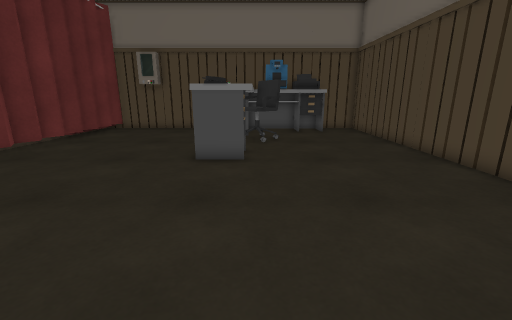
[1] (above)

15 first-person views from a walk through a scene from a Unity 3-D project. The camera is 1.2 m above the floor, tilts 14° down and sees 90° across. Doors are open. The floor is counted in squares, 0.5 m on a side. Each view is taken from the middle of a square. On the plan, view 1 faces up. The plan holds only what a view shows up to about 17 squares ahead; the rest is blank. The place goes on beyond the plan. The player character is not drawn. Some surface patterns are stand-ins.

[2]
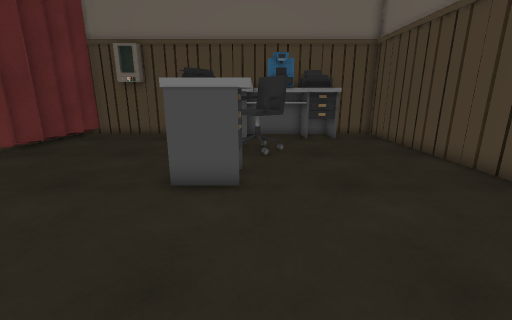

[3]
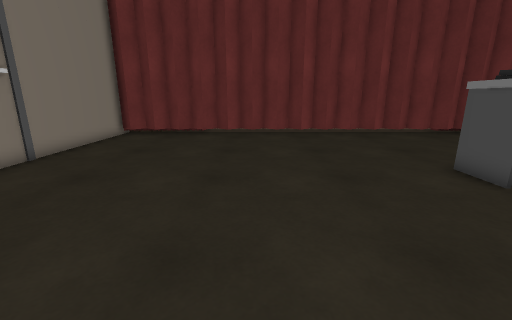

[4]
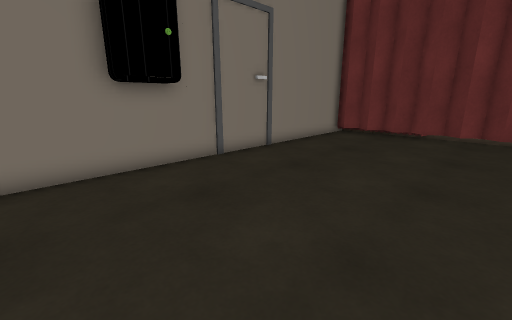

[5]
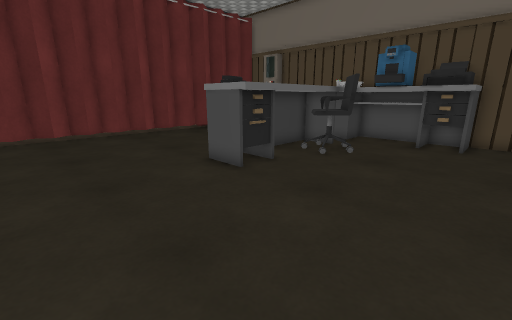

[6]
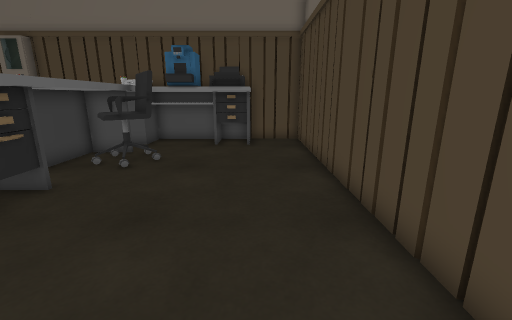

[7]
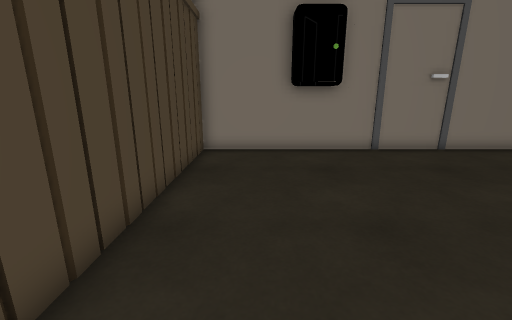

[8]
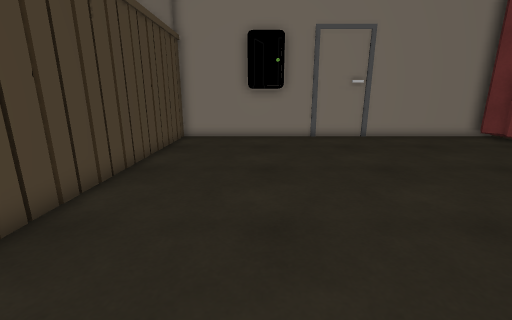

[9]
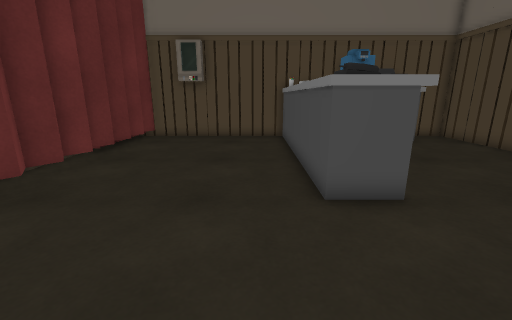

[10]
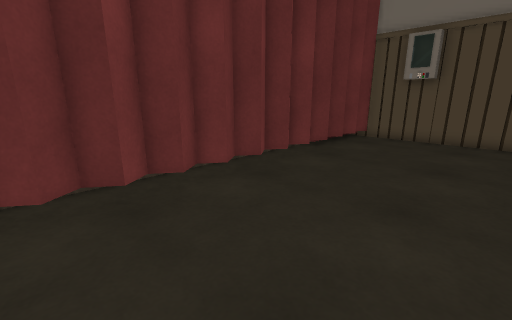

[11]
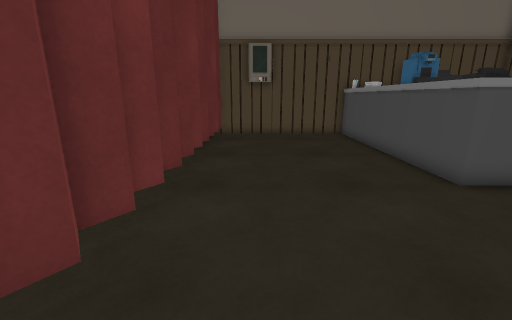

[12]
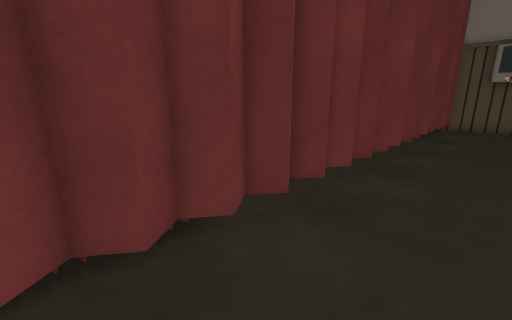

[13]
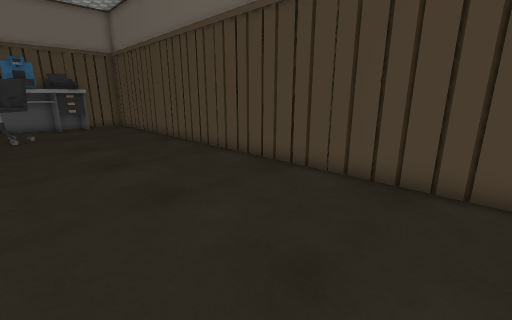

[14]
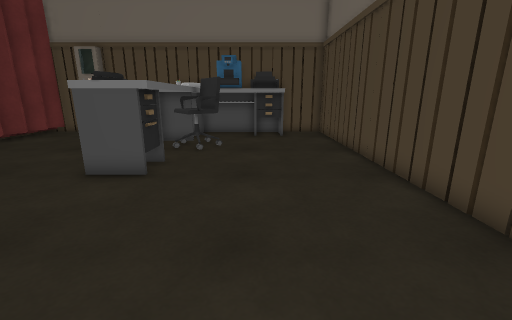

[15]
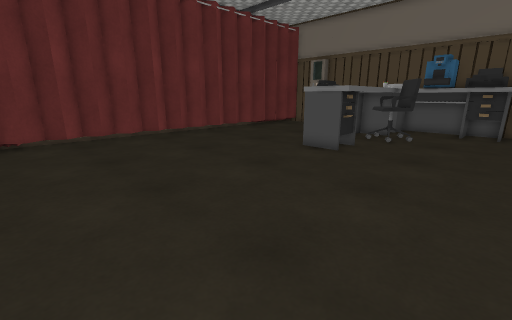

### Floor plan
Key: @ floor where view 1 was taken; # wall or solid block; . floor; ^ raised ledge; O other object.
Columns run from 11 left of view 1 to 7 right of it. Each row starts with its distance up from view 1.
 20 ###O#######^#######
 19 #..OO....OO^##OO#.#
 18 ##.......^O OOOO#.#
 17 ##.......^ ^OO....#
 16 #........^^O......#
 15 ##.......^^OO.....#
 14 ##.......^ OO.....#
 13 #........^ ^......#
 12 ##.......^^^......#
 11 ##.......OO^......#
 10 ##.......O^^......#
  9 ##................#
  8 #.................#
  7 ##................#
  6 ##................#
  5 #.................#
  4 ##................#
  3 ##................#
  2 #.................#
  1 ##................#
  0 ##.........@......#
 -1 #.................#
 -2 ##................#
 -3 ##................#
 -4 #.................#
 -5 ##..........OOO...#
 -6 ###################

Positions as (right, up) in squares from view 1, and headings:
1: (0, 0), facing up
2: (0, 3), facing up
3: (6, 3), facing left
4: (6, 3), facing down-left
5: (6, 4), facing up-left
6: (5, 5), facing up
7: (5, 6), facing down
8: (3, 10), facing down
9: (-4, 4), facing up
10: (-4, 4), facing up-left
11: (-8, 3), facing up
12: (-7, -3), facing up-left
13: (0, -4), facing up-right
14: (3, 2), facing up
15: (5, -1), facing up-left
